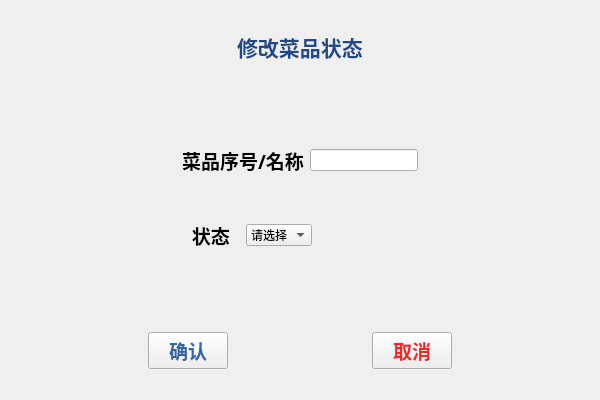
<?xml version="1.0" encoding="UTF-8"?>
<ui version="4.0">
 <class>change_status</class>
 <widget class="QWidget" name="change_status">
  <property name="geometry">
   <rect>
    <x>0</x>
    <y>0</y>
    <width>600</width>
    <height>400</height>
   </rect>
  </property>
  <property name="maximumSize">
   <size>
    <width>600</width>
    <height>400</height>
   </size>
  </property>
  <property name="windowTitle">
   <string>Form</string>
  </property>
  <layout class="QVBoxLayout" name="verticalLayout_3">
   <item>
    <spacer name="horizontalSpacer_10">
     <property name="orientation">
      <enum>Qt::Horizontal</enum>
     </property>
     <property name="sizeHint" stdset="0">
      <size>
       <width>40</width>
       <height>20</height>
      </size>
     </property>
    </spacer>
   </item>
   <item>
    <layout class="QHBoxLayout" name="horizontalLayout">
     <item>
      <spacer name="horizontalSpacer">
       <property name="orientation">
        <enum>Qt::Horizontal</enum>
       </property>
       <property name="sizeHint" stdset="0">
        <size>
         <width>40</width>
         <height>20</height>
        </size>
       </property>
      </spacer>
     </item>
     <item>
      <widget class="QLabel" name="label">
       <property name="font">
        <font>
         <family>AR PL UKai CN</family>
         <pointsize>16</pointsize>
         <weight>75</weight>
         <bold>true</bold>
        </font>
       </property>
       <property name="text">
        <string>&lt;html&gt;&lt;head/&gt;&lt;body&gt;&lt;p&gt;&lt;span style=&quot; color:#204a87;&quot;&gt;修改菜品状态&lt;/span&gt;&lt;/p&gt;&lt;/body&gt;&lt;/html&gt;</string>
       </property>
      </widget>
     </item>
     <item>
      <spacer name="horizontalSpacer_2">
       <property name="orientation">
        <enum>Qt::Horizontal</enum>
       </property>
       <property name="sizeHint" stdset="0">
        <size>
         <width>40</width>
         <height>20</height>
        </size>
       </property>
      </spacer>
     </item>
    </layout>
   </item>
   <item>
    <layout class="QHBoxLayout" name="horizontalLayout_8">
     <item>
      <spacer name="horizontalSpacer_7">
       <property name="orientation">
        <enum>Qt::Horizontal</enum>
       </property>
       <property name="sizeHint" stdset="0">
        <size>
         <width>40</width>
         <height>20</height>
        </size>
       </property>
      </spacer>
     </item>
     <item>
      <layout class="QVBoxLayout" name="verticalLayout_2">
       <item>
        <spacer name="verticalSpacer_3">
         <property name="orientation">
          <enum>Qt::Vertical</enum>
         </property>
         <property name="sizeHint" stdset="0">
          <size>
           <width>20</width>
           <height>15</height>
          </size>
         </property>
        </spacer>
       </item>
       <item>
        <layout class="QVBoxLayout" name="verticalLayout">
         <item>
          <layout class="QHBoxLayout" name="horizontalLayout_2">
           <item>
            <widget class="QLabel" name="label_2">
             <property name="font">
              <font>
               <family>AR PL UKai CN</family>
               <pointsize>14</pointsize>
               <weight>75</weight>
               <bold>true</bold>
              </font>
             </property>
             <property name="text">
              <string>菜品序号/名称</string>
             </property>
            </widget>
           </item>
           <item>
            <widget class="QLineEdit" name="lineEdit"/>
           </item>
          </layout>
         </item>
         <item>
          <spacer name="verticalSpacer">
           <property name="orientation">
            <enum>Qt::Vertical</enum>
           </property>
           <property name="sizeHint" stdset="0">
            <size>
             <width>20</width>
             <height>40</height>
            </size>
           </property>
          </spacer>
         </item>
         <item>
          <layout class="QHBoxLayout" name="horizontalLayout_5">
           <item>
            <layout class="QHBoxLayout" name="horizontalLayout_4">
             <item>
              <widget class="QLabel" name="label_4">
               <property name="font">
                <font>
                 <family>AR PL UKai CN</family>
                 <pointsize>14</pointsize>
                 <weight>75</weight>
                 <bold>true</bold>
                </font>
               </property>
               <property name="text">
                <string>  状态  </string>
               </property>
              </widget>
             </item>
             <item>
              <widget class="QComboBox" name="comboBox">
               <item>
                <property name="text">
                 <string>请选择</string>
                </property>
               </item>
               <item>
                <property name="text">
                 <string>有</string>
                </property>
               </item>
               <item>
                <property name="text">
                 <string>无</string>
                </property>
               </item>
              </widget>
             </item>
            </layout>
           </item>
           <item>
            <spacer name="horizontalSpacer_3">
             <property name="orientation">
              <enum>Qt::Horizontal</enum>
             </property>
             <property name="sizeHint" stdset="0">
              <size>
               <width>40</width>
               <height>20</height>
              </size>
             </property>
            </spacer>
           </item>
          </layout>
         </item>
        </layout>
       </item>
       <item>
        <spacer name="verticalSpacer_4">
         <property name="orientation">
          <enum>Qt::Vertical</enum>
         </property>
         <property name="sizeHint" stdset="0">
          <size>
           <width>20</width>
           <height>15</height>
          </size>
         </property>
        </spacer>
       </item>
      </layout>
     </item>
     <item>
      <spacer name="horizontalSpacer_8">
       <property name="orientation">
        <enum>Qt::Horizontal</enum>
       </property>
       <property name="sizeHint" stdset="0">
        <size>
         <width>40</width>
         <height>20</height>
        </size>
       </property>
      </spacer>
     </item>
    </layout>
   </item>
   <item>
    <layout class="QHBoxLayout" name="horizontalLayout_6">
     <item>
      <spacer name="horizontalSpacer_6">
       <property name="orientation">
        <enum>Qt::Horizontal</enum>
       </property>
       <property name="sizeHint" stdset="0">
        <size>
         <width>40</width>
         <height>20</height>
        </size>
       </property>
      </spacer>
     </item>
     <item>
      <widget class="QPushButton" name="pushButton">
       <property name="font">
        <font>
         <family>AR PL UKai CN</family>
         <pointsize>14</pointsize>
         <weight>75</weight>
         <bold>true</bold>
        </font>
       </property>
       <property name="styleSheet">
        <string notr="true">color: rgb(52, 101, 164);</string>
       </property>
       <property name="text">
        <string>确认</string>
       </property>
       <property name="icon">
        <iconset resource="image.qrc">
         <normaloff>:/image/38.png</normaloff>:/image/38.png</iconset>
       </property>
      </widget>
     </item>
     <item>
      <spacer name="horizontalSpacer_4">
       <property name="orientation">
        <enum>Qt::Horizontal</enum>
       </property>
       <property name="sizeHint" stdset="0">
        <size>
         <width>40</width>
         <height>20</height>
        </size>
       </property>
      </spacer>
     </item>
     <item>
      <widget class="QPushButton" name="pushButton_2">
       <property name="maximumSize">
        <size>
         <width>600</width>
         <height>400</height>
        </size>
       </property>
       <property name="font">
        <font>
         <family>AR PL UKai CN</family>
         <pointsize>14</pointsize>
         <weight>75</weight>
         <bold>true</bold>
        </font>
       </property>
       <property name="styleSheet">
        <string notr="true">color: rgb(239, 41, 41);</string>
       </property>
       <property name="text">
        <string>取消</string>
       </property>
       <property name="icon">
        <iconset resource="image.qrc">
         <normaloff>:/image/39.png</normaloff>:/image/39.png</iconset>
       </property>
      </widget>
     </item>
     <item>
      <spacer name="horizontalSpacer_5">
       <property name="orientation">
        <enum>Qt::Horizontal</enum>
       </property>
       <property name="sizeHint" stdset="0">
        <size>
         <width>40</width>
         <height>20</height>
        </size>
       </property>
      </spacer>
     </item>
    </layout>
   </item>
   <item>
    <spacer name="horizontalSpacer_9">
     <property name="orientation">
      <enum>Qt::Horizontal</enum>
     </property>
     <property name="sizeHint" stdset="0">
      <size>
       <width>579</width>
       <height>20</height>
      </size>
     </property>
    </spacer>
   </item>
  </layout>
 </widget>
 <resources>
  <include location="image.qrc"/>
 </resources>
 <connections/>
</ui>
